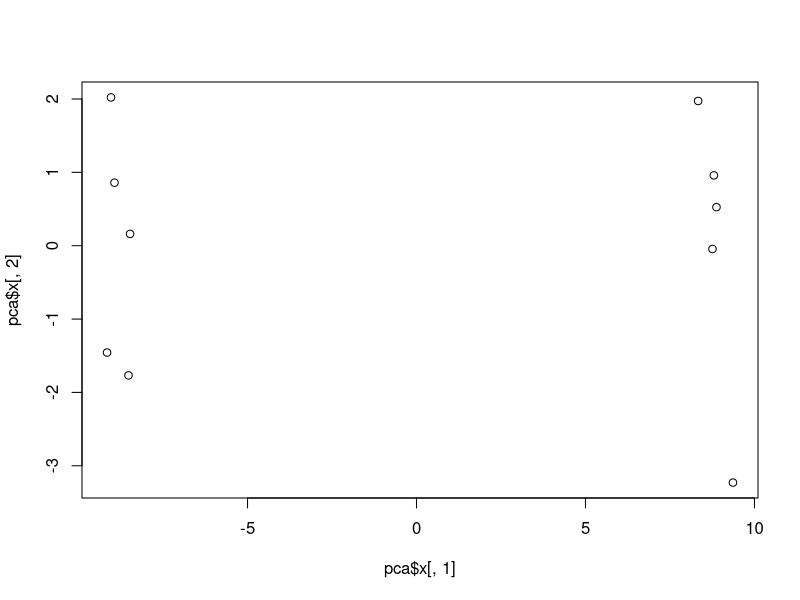
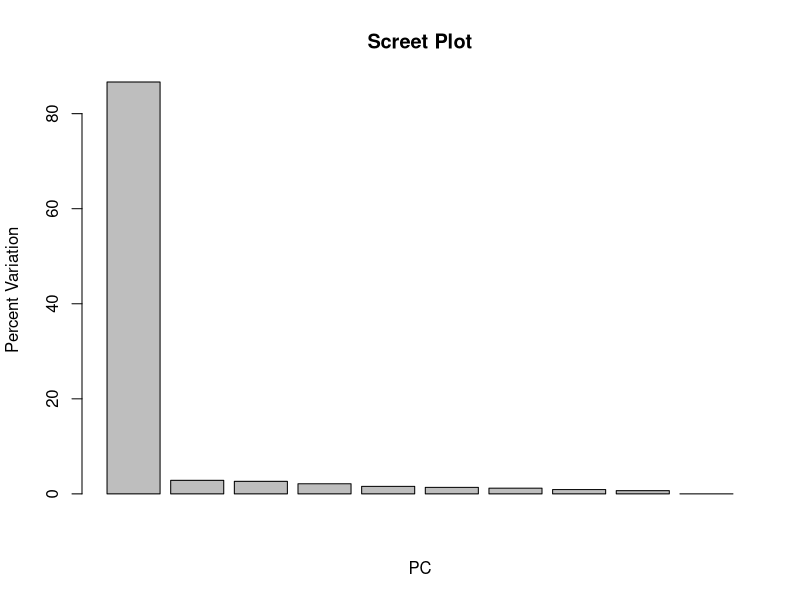
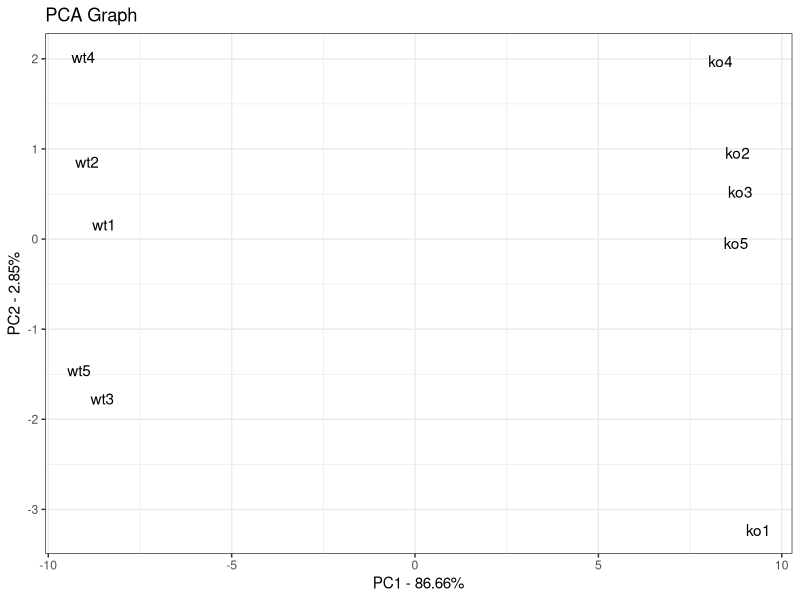

Write R code to recreate these figures, in order.
data.matrix <- matrix(nrow=100,ncol = 10)
colnames(data.matrix) <- c(paste('wt',1:5,sep = ''),paste('ko',1:5,sep = ''))
rownames(data.matrix) <- c(paste('gene',1:100,sep=''))
for (i in 1:100){
  wt.values <- rpois(5,lambda = sample(x=10:1000,size = 1))
  ko.values <-rpois(5,lambda = sample(x=10:1000,size=1))
  data.matrix[i,] <- c(wt.values,ko.values)
} 
pca <- prcomp(t(data.matrix),scale. = TRUE,center = TRUE)#prcomp默认希望样本是行，变量是列。所以这里先对数据矩阵进行了转置
#prcomp返回值：sdev主成分标准差，表示每个主成分所解释的变异程度。rotation：每个原始变量对主成分的贡献。x：变换后的数据矩阵。包含主成分得分。center数据中心的均值。scale数据标准差。
plot(pca$x[,1],pca$x[,2])#为了画一个2d的图，用前两个主成分。
pca.var <- pca$sdev^2
pca.var.per <- round(pca.var/sum(pca.var)*100,2)
barplot(pca.var.per,main = "Screet Plot",xlab = 'PC',ylab = 'Percent Variation')#凯瑟森图
library(ggplot2)
pca.data <- data.frame(Sample=rownames(pca$x),X=pca$x[,1],Y=pca$x[,2])
pca.data
ggplot(data = pca.data,aes(x=X,y=Y,label=Sample))+geom_text()+xlab(paste('PC1 - ',pca.var.per[1],'%',sep = ''))+ylab(paste('PC2 - ',pca.var.per[2],'%',sep = ''))+theme_bw()+ggtitle('PCA Graph')
#查看哪个变量对主成分贡献最大
loading_scores <- pca$rotation[,1]#每个主成分的loading scores。这里只看主成分1的
gene_scores <- abs(loading_scores)
gene_score_ranked <- sort(gene_scores,decreasing = TRUE)
top_10_genes <- names(gene_score_ranked[1:10])
